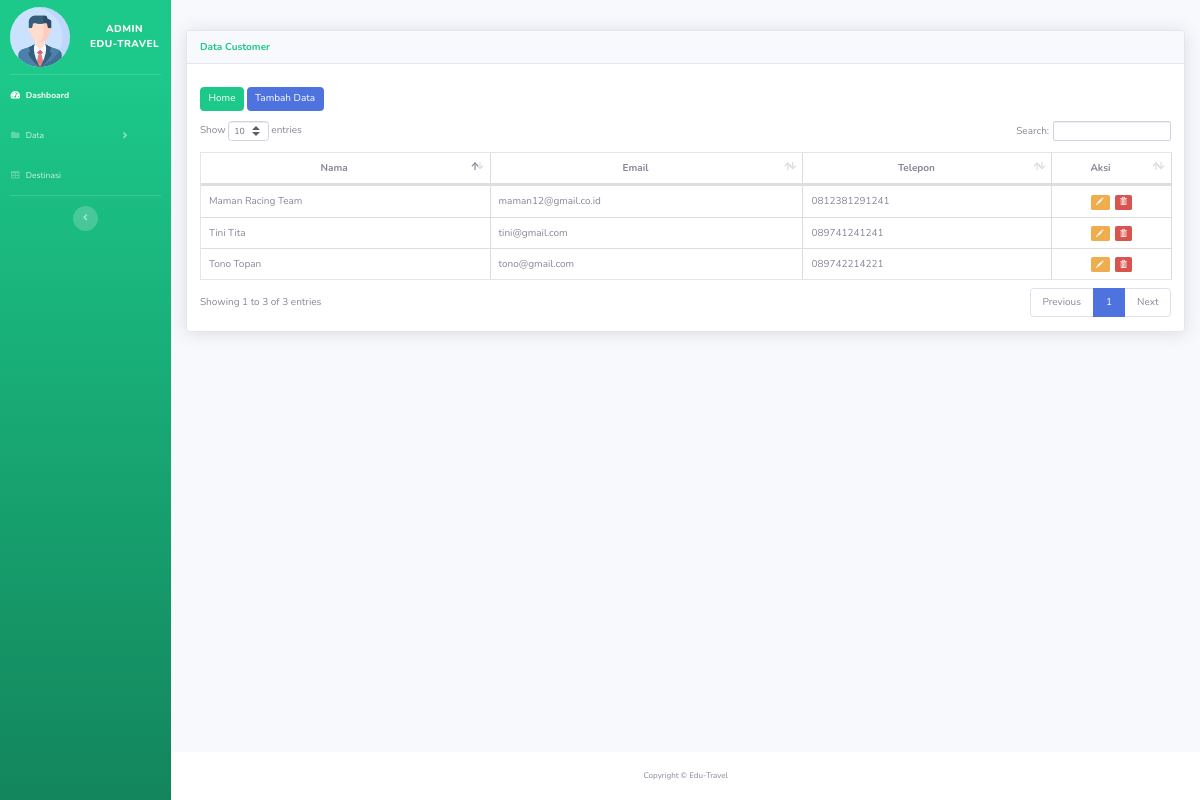
/travelling/admin_page/customer/customer.php (signed in), run on an earlier commit of the app's database.
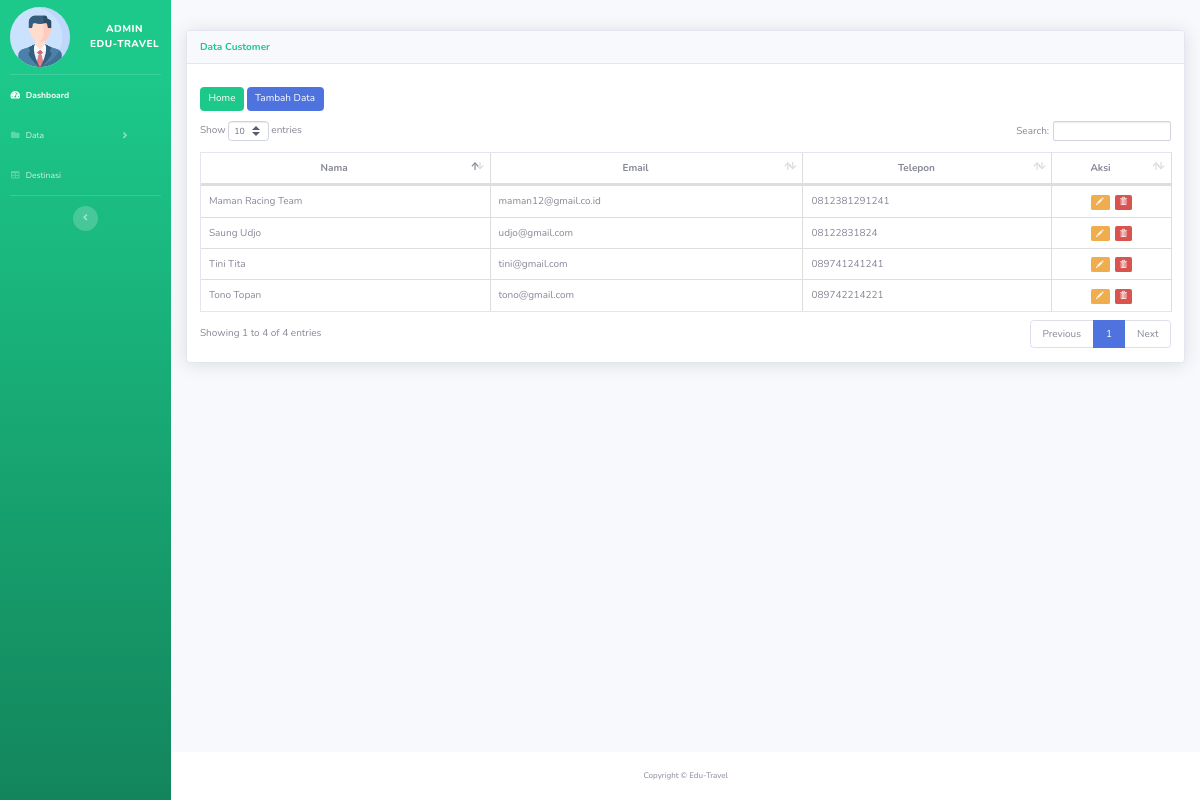
And on a later commit of the database.
### tables this page shows
CREATE TABLE `customer` (
  `id_customer` int(11) NOT NULL,
  `nama` varchar(50) NOT NULL,
  `email` varchar(50) NOT NULL,
  `telepon` varchar(13) NOT NULL
);

### travelling/admin_page/customer/customer.php (the view, shortened to what the changed rows need)
<!DOCTYPE html>
<html lang="en">
<head>
    <link href="../vendor/fontawesome-free/css/all.min.css" rel="stylesheet" type="text/css">
    <link rel="stylesheet" href="https://maxcdn.bootstrapcdn.com/bootstrap/3.4.1/css/bootstrap.min.css">
    <link href="../css/sb-admin-2.min.css" rel="stylesheet">
    <link href="../vendor/datatables/dataTables.bootstrap4.min.css" rel="stylesheet">
</head>
<body id="page-top">
    <div id="wrapper">
        <div id="content-wrapper" class="d-flex flex-column">
            <div id="content">
                <div class="container">
                    <div class="card shadow mb-4 mt-5">
                        <div class="card-body">
                            <div class="table-responsive">
                                <a class="btn btn-success" style="margin-bottom:10px; margin-top:10px"
                                    href="../index.php">Home</a>
                                <a class="btn btn-primary" style="margin-bottom:10px; margin-top:10px"
                                    href="tambah.php">Tambah Data</a>
                                <table class="table table-bordered" id="dataTable" width="100%" cellspacing="0">
                                    <thead>
                                        <tr style="text-align: center;">
                                            <th>Nama</th>
                                            <th>Email</th>
                                            <th>Telepon</th>
                                            <th style="width: 80px;">Aksi</th>
                                        </tr>
                                    </thead>
                                    <tbody>
                                        <?php
                                        require_once '../../koneksi.php';
                                        $sql = "SELECT * FROM customer";
                                        $query = mysqli_query($koneksi, $sql);
                                        while ($data = mysqli_fetch_array($query)) {
                                            ?>
                                            <tr>
                                                <td>
                                                    <?= $data['nama']; ?>
                                                </td>
                                                <td>
                                                    <?= $data['email']; ?>
                                                </td>
                                                <td>
                                                    <?= $data['telepon']; ?>
                                                </td>
                                                <td style="text-align: center;">
                                                    <a href="edit.php?id_customer=<?php echo $data["id_customer"] ?>"
                                                        class="label label-warning"> <span
                                                            class="glyphicon glyphicon-pencil"></span>
                                                    </a>
                                                    <a href="hapus.php?id_customer=<?php echo $data["id_customer"] ?>"
                                                        class="label label-danger"> <span
                                                            class="glyphicon glyphicon-trash"></span>
                                                    </a>
                                                </td>
                                            </tr>
                                        <?php } ?>
                                    </tbody>
                                </table>
                            </div>
                        </div>
                    </div>
                </div>
            </div>
        </div>
    </div>
</body>
</html>

What changed in the data, as far as the page shows it:
added customer: nama "Saung Udjo", email "udjo@gmail.com", telepon "08122831824"
Also different on the page:
text written by a page script: "Show entries Search: Showing 1 to 3 of 3 entries Previous 1 Next" → "Show entries Search: Showing 1 to 4 of 4 entries Previous 1 Next"
